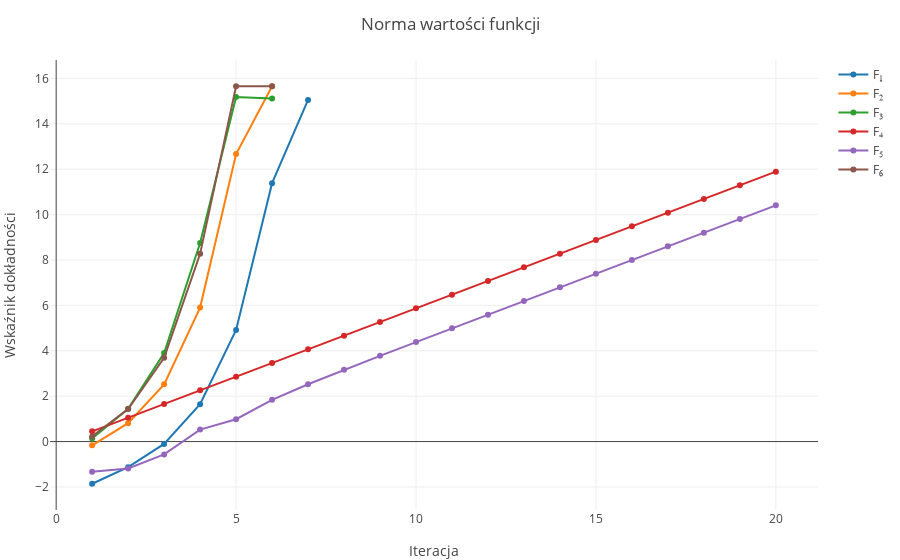

The cell this chart's notebook holds for it:
### Code cell
layout = Layout(;title="Norma wartości funkcji", yaxis_title="Wskaźnik dokładności", xaxis_title="Iteracja")
plot([ftrace1, ftrace2, ftrace3, ftrace4, ftrace5, ftrace6], layout)

### Figure 1 — Plotly figure (JSON) as saved in the notebook; plotly's stock layout.template omitted (floating-point values rounded to 4 significant figures)
{"data": [{"y": [-1.858, -1.13, -0.1016, 1.644, 4.914, 11.39, 15.05], "name": "F₁", "type": "scatter", "x": [1, 2, 3, 4, 5, 6, 7], "mode": "lines+markers"}, {"y": [-0.1632, 0.81, 2.522, 5.903, 12.66, 15.65], "name": "F₂", "type": "scatter", "x": [1, 2, 3, 4, 5, 6], "mode": "lines+markers"}, {"y": [0.1378, 1.444, 3.902, 8.749, 15.18, 15.11], "name": "F₃", "type": "scatter", "x": [1, 2, 3, 4, 5, 6], "mode": "lines+markers"}, {"y": [0.4515, 1.054, 1.656, 2.258, 2.86, 3.462, 4.064, 4.666, 5.268, 5.87, 6.472, 7.074, 7.676, 8.278, 8.88, 9.482, 10.08, 10.69, 11.29, 11.89], "name": "F₄", "type": "scatter", "x": [1, 2, 3, 4, 5, 6, 7, 8, 9, 10, 11, 12, 13, 14, 15, 16, 17, 18, 19, 20], "mode": "lines+markers"}, {"y": [-1.333, -1.185, -0.5657, 0.5277, 0.9836, 1.838, 2.527, 3.161, 3.775, 4.383, 4.988, 5.591, 6.194, 6.796, 7.398, 8.0, 8.602, 9.204, 9.806, 10.41], "name": "F₅", "type": "scatter", "x": [1, 2, 3, 4, 5, 6, 7, 8, 9, 10, 11, 12, 13, 14, 15, 16, 17, 18, 19, 20], "mode": "lines+markers"}, {"y": [0.2277, 1.433, 3.694, 8.27, 15.65, 15.65], "name": "F₆", "type": "scatter", "x": [1, 2, 3, 4, 5, 6], "mode": "lines+markers"}], "layout": {"yaxis": {"title": "Wskaźnik dokładności"}, "xaxis": {"title": "Iteracja"}, "title": "Norma wartości funkcji", "margin": {"r": 50, "l": 50, "b": 50, "t": 60}}}
